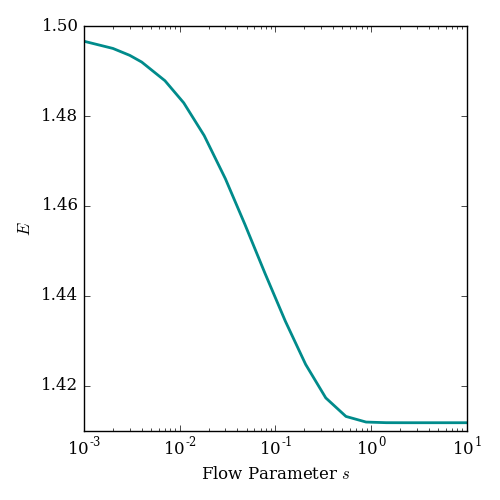

Python code for this plot:
import matplotlib.pyplot as plt
from matplotlib.lines import Line2D
import numpy as np
import scipy.stats as stats
import os
import sys
from pylab import *
matplotlib.rcParams['font.family'] = "serif"
from matplotlib import ticker
from matplotlib.ticker import ScalarFormatter


imsrg = np.loadtxt("data/pairing_imsrg.dat",unpack=True)

plt.figure(figsize=(5,5))
fig = plt.figure(1)
axes = plt.gca()
#axes.set_xlim([0,30])
axes.tick_params(labelsize=12)

plt.semilogx(imsrg[0], imsrg[1], linewidth=2, color='darkcyan')

plt.legend(loc=1, shadow=True, fontsize=12)
plt.xlabel(r'Flow Parameter $s$', fontsize=12, weight='normal', family='serif')
plt.ylabel(r'$E$', fontsize=12, weight='normal', family='serif')
#plt.title(r'$E$', fontsize=12, weight='normal', family='serif')
plt.tight_layout()
axes.legend()

figname = 'imsrg_flow.png'
plt.savefig(figname, format='png')
os.system('okular '+figname)
plt.clf()